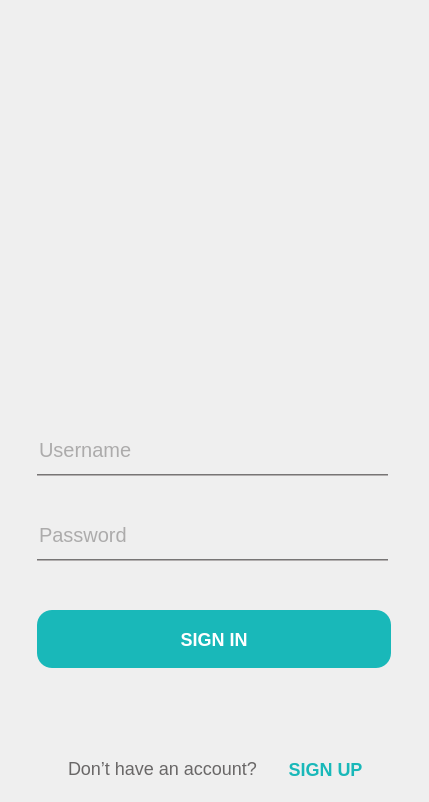
<?xml version="1.0" encoding="UTF-8"?>
<ui version="4.0">
 <class>UserLogin</class>
 <widget class="QWidget" name="UserLogin">
  <property name="geometry">
   <rect>
    <x>0</x>
    <y>0</y>
    <width>429</width>
    <height>802</height>
   </rect>
  </property>
  <property name="sizePolicy">
   <sizepolicy hsizetype="Fixed" vsizetype="Fixed">
    <horstretch>0</horstretch>
    <verstretch>0</verstretch>
   </sizepolicy>
  </property>
  <property name="minimumSize">
   <size>
    <width>429</width>
    <height>802</height>
   </size>
  </property>
  <property name="windowTitle">
   <string>Login</string>
  </property>
  <property name="windowOpacity">
   <double>1.000000000000000</double>
  </property>
  <widget class="QPushButton" name="btnLogIn">
   <property name="geometry">
    <rect>
     <x>37</x>
     <y>610</y>
     <width>354</width>
     <height>58</height>
    </rect>
   </property>
   <property name="styleSheet">
    <string notr="true">/* Rectangle 2 */
QPushButton{
position: absolute;
width: 354px;
height: 58px;
left: 37px;
top: 598px;


background-color: rgb(25, 184, 185);
border:0px solid ;
border-radius: 15px;
padding:10px;



font-family: 'Roboto';
font-style: normal;
font-weight: 700;
font-size: 18px;
line-height: 21px;

color: #FFFFFF;
}

QPushButton:hover{
	border: 0px solid;
	background:rgb(80, 222, 212);
}









</string>
   </property>
   <property name="text">
    <string>SIGN IN</string>
   </property>
  </widget>
  <widget class="QPushButton" name="btnRegister">
   <property name="geometry">
    <rect>
     <x>285</x>
     <y>759</y>
     <width>81</width>
     <height>20</height>
    </rect>
   </property>
   <property name="styleSheet">
    <string notr="true">QPushButton{
/* SIGN IN */

background:transparent;

font-family: 'Roboto';
font-style: normal;
font-weight: 700;
font-size: 18px;
line-height: 21px;
/* identical to box height */


color:rgb(25, 184, 185)


}

QPushButton:hover{

color:rgb(0, 204, 204);
font-size: 18px;
}

QPushButton:pressed{
font-size:16px;
}</string>
   </property>
   <property name="text">
    <string>SIGN UP</string>
   </property>
   <property name="flat">
    <bool>true</bool>
   </property>
  </widget>
  <widget class="QLineEdit" name="lineEditPassword">
   <property name="geometry">
    <rect>
     <x>37</x>
     <y>510</y>
     <width>351</width>
     <height>51</height>
    </rect>
   </property>
   <property name="styleSheet">
    <string notr="true">QLineEdit{
border-top:0px  solid;border-bottom:2px  groove rgb(119, 117, 117);border-left:0px  solid;border-right: 0px  solid;
background:transparent;

font-family: 'Roboto';
font-style: normal;
font-weight: 400;
font-size: 20px;
line-height: 21px;
/* identical to box height */

color: #696767;
}

QLineEdit:focus{

border-bottom:
2px  groove  rgba(255, 255, 255, 0);


color:rgb(51, 153, 153);
}

QLineEdit:flat{
border: 0px;
}</string>
   </property>
   <property name="text">
    <string/>
   </property>
   <property name="echoMode">
    <enum>QLineEdit::Password</enum>
   </property>
   <property name="placeholderText">
    <string>Password</string>
   </property>
   <property name="clearButtonEnabled">
    <bool>false</bool>
   </property>
  </widget>
  <widget class="QLineEdit" name="lineEditUserName">
   <property name="geometry">
    <rect>
     <x>37</x>
     <y>425</y>
     <width>351</width>
     <height>51</height>
    </rect>
   </property>
   <property name="styleSheet">
    <string notr="true">QLineEdit{
border-top:0px  solid;border-bottom:2px  groove rgb(119, 117, 117);border-left:0px  solid;border-right: 0px  solid;
background:transparent;

font-family: 'Roboto';
font-style: normal;
font-weight: 400;
font-size: 20px;
line-height: 21px;
/* identical to box height */

color: #696767;
}

QLineEdit:focus{

border-bottom:
2px  groove  rgba(255, 255, 255, 0);


color:rgb(51, 153, 153);
}

QLineEdit:flat{
border: 0px;
}</string>
   </property>
   <property name="inputMask">
    <string notr="true"/>
   </property>
   <property name="text">
    <string/>
   </property>
   <property name="placeholderText">
    <string>Username</string>
   </property>
  </widget>
  <widget class="QLabel" name="label_4">
   <property name="enabled">
    <bool>true</bool>
   </property>
   <property name="geometry">
    <rect>
     <x>0</x>
     <y>0</y>
     <width>428</width>
     <height>802</height>
    </rect>
   </property>
   <property name="sizePolicy">
    <sizepolicy hsizetype="Fixed" vsizetype="Fixed">
     <horstretch>0</horstretch>
     <verstretch>0</verstretch>
    </sizepolicy>
   </property>
   <property name="minimumSize">
    <size>
     <width>428</width>
     <height>802</height>
    </size>
   </property>
   <property name="maximumSize">
    <size>
     <width>428</width>
     <height>802</height>
    </size>
   </property>
   <property name="baseSize">
    <size>
     <width>428</width>
     <height>802</height>
    </size>
   </property>
   <property name="styleSheet">
    <string notr="true">bord-radius:50px;</string>
   </property>
   <property name="text">
    <string/>
   </property>
   <property name="pixmap">
    <pixmap resource="res.qrc">:/new/prefix1/Login Section.png</pixmap>
   </property>
   <property name="scaledContents">
    <bool>true</bool>
   </property>
  </widget>
  <widget class="QLabel" name="label_3">
   <property name="geometry">
    <rect>
     <x>68</x>
     <y>758</y>
     <width>211</width>
     <height>21</height>
    </rect>
   </property>
   <property name="styleSheet">
    <string notr="true">/* Don’t have an account? */

position: absolute;
width: 185px;
height: 21px;
left: 77px;
top: 759px;

font-family: 'Roboto';
font-style: normal;
font-weight: 400;
font-size: 18px;
line-height: 21px;
/* identical to box height */

color: #696767;

</string>
   </property>
   <property name="text">
    <string>Don’t have an account?  </string>
   </property>
  </widget>
  <zorder>label_4</zorder>
  <zorder>btnLogIn</zorder>
  <zorder>btnRegister</zorder>
  <zorder>lineEditPassword</zorder>
  <zorder>lineEditUserName</zorder>
  <zorder>label_3</zorder>
 </widget>
 <layoutdefault spacing="6" margin="11"/>
 <resources>
  <include location="res.qrc"/>
 </resources>
 <connections/>
</ui>
